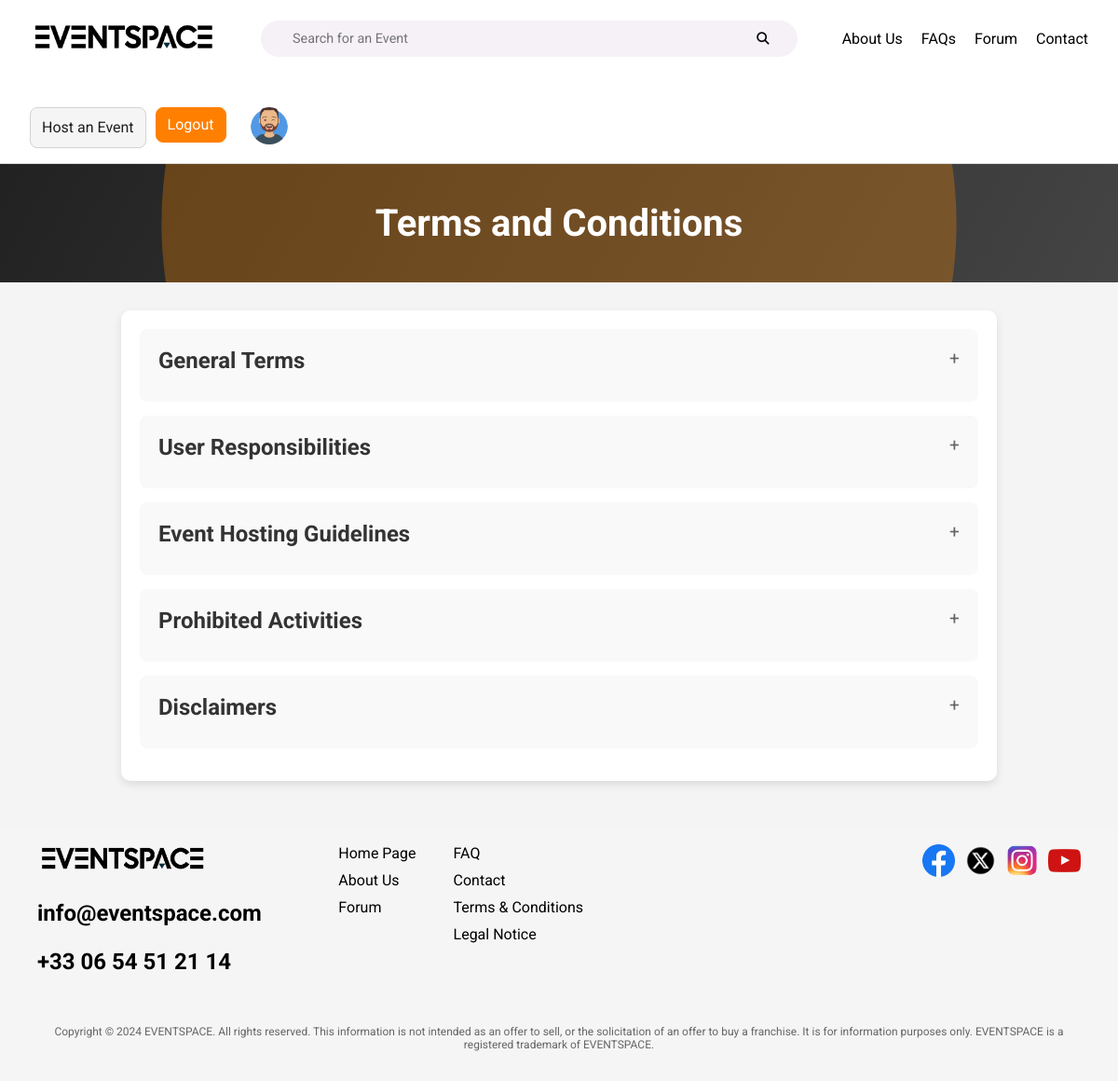
Screenshot of /server/pages/terms.php (signed in) with the database file from the repository.
### tables this page shows
CREATE TABLE `user` (
  `id` int(11) NOT NULL,
  `firstName` varchar(50) NOT NULL,
  `lastName` varchar(50) NOT NULL,
  `email` varchar(100) NOT NULL,
  `password` varchar(255) NOT NULL,
  `dateOfBirth` date DEFAULT NULL,
  `profilePicture` varchar(255) DEFAULT '../assets/users/generic-user.png',
  `accessRight` enum('admin','user') NOT NULL DEFAULT 'user'
);

CREATE TABLE `terms_conditions` (
  `id` int(11) NOT NULL,
  `title` varchar(255) NOT NULL,
  `content` text NOT NULL,
  `created_at` timestamp NOT NULL DEFAULT CURRENT_TIMESTAMP
);

### server/pages/terms.php (the view, shortened to what this page needs)
<?php
include '../db_connection.php';
$terms = [];
try {
    $query = "SELECT title, content FROM terms_conditions ORDER BY created_at ASC";
    $stmt = $conn->prepare($query);
    $stmt->execute();
    $result = $stmt->get_result();
    while ($row = $result->fetch_assoc()) {
        $terms[] = $row;
    }
} catch (mysqli_sql_exception $e) {
    die("Error fetching Terms and Conditions: " . $e->getMessage());
}
?>
<?php include_once '../components/header.php'; ?>
<main>
    <div class="terms-banner">
        <h1>Terms and Conditions</h1>
    </div>
    <div class="terms-container">
        <?php if (!empty($terms)): ?>
            <?php foreach ($terms as $term): ?>
                <div class="term">
                    <h2><?php echo htmlspecialchars($term['title']); ?></h2>
                </div>
            <?php endforeach; ?>
        <?php else: ?>
            <p>No terms and conditions available at the moment.</p>
        <?php endif; ?>
    </div>
</main>
<?php include_once '../components/footer.php'; ?>

### server/components/navbar.php (shortened to what this page needs)
<?php
include '../db_connection.php';
$profilePicture = 'default-profile.png';
if (isset($_SESSION['user_id'])) {
    $userId = $_SESSION['user_id'];
    $query = "SELECT profilePicture FROM user WHERE id = ?";
    $stmt = $conn->prepare($query);
    $stmt->bind_param("i", $userId);
    $stmt->execute();
    $result = $stmt->get_result();
    if ($result->num_rows > 0) {
        $user = $result->fetch_assoc();
        $profilePicture = htmlspecialchars($user['profilePicture']);
    }
}
?>
<!DOCTYPE html>
<html lang="en">
<head>
</head>
<body>
    <nav class="navbar">
        <a href="home.php" class="navbar-logo">
            <img src="../assets/logo-black.png" alt="Logo">
        </a>
        <form class="navbar-search" action="search.php" method="GET">
            <input type="text" name="search" placeholder="Search for an Event">
            <button type="submit" class="search-button">
                <i class="fa-solid fa-magnifying-glass"></i>
            </button>
        </form>
        <ul class="navbar-links">
            <li><a href="about.php">About Us</a></li>
            <li><a href="faq.php">FAQs</a></li>
            <li><a href="forum.php">Forum</a></li>
            <li><a href="contact.php">Contact</a></li>
        </ul>
        <div class="navbar-buttons">
            <button class="btn" onclick="window.location.href='host.php'">Host an Event</button>
            <?php if (isset($_SESSION['user_id'])): ?>
                <form action="logout.php" method="POST" style="display:inline;">
                    <button type="submit" class="btn btn-primary">Logout</button>
                </form>
            <?php else: ?>
                <button class="btn btn-primary" onclick="window.location.href='login.php'">Login</button>
            <?php endif; ?>
            <?php if (isset($_SESSION['user_id'])): ?>
                <a href="user-profile.php">
                    <img src="<?php echo "../assets/users/" .  $profilePicture; ?>" alt="Profile" class="nav-profile">
                </a>
            <?php endif; ?>
        </div>
    </nav>
</body>
</html>

### server/styles/common.css (style rules this page uses)
body { margin: 0; padding: 0; }
:root { --primary-color: #ff7f00; --primary-color-hover: #e67300; --primary-color-active: #cc6600; --border-color: #d3d3d3; --border-color-hover: #c6c6c6; --border-color-active: #8a8a8a; }
* { font-family: "Roboto", sans-serif; }
.btn { display: inline-block; font-weight: 400; color: #1e1e1e; background-color: #f5f5f5; border: 1px solid var(--border-color); padding: 0.375rem 0.75rem; font-size: 1rem; line-height: 1.5; border-radius: 0.5rem; text-align: center; text-decoration: none; text-wrap: none; white-space: nowrap; cursor: pointer; transition: color 0.15s ease-in-out, background-color 0.15s ease-in-out, border-color 0.15s ease-in-out, box-shadow 0.15s ease-in-out; }
.btn-primary { color: #fff; background-color: var(--primary-color); border-color: var(--primary-color); }
.nav-profile { width: 40px; height: 40px; border-radius: 50%; object-fit: cover; margin-left: 1em; }

### server/styles/navbar.css (style rules this page uses)
.navbar { position: sticky; top: 0; z-index: 1000; display: flex; flex-wrap: wrap; align-items: center; justify-content: space-between; padding: 1em 2em; background-color: white; border-bottom: 1px solid #ddd; gap: 3em; }
.navbar-logo img { width: 200px; height: auto; }
.navbar-search { display: flex; align-items: center; background-color: #f5f1f7; border-radius: 20px; padding: 0.35em 1.5em; flex-grow: 1; }
.navbar-search input { flex-grow: 1; border: none; background: transparent; outline: none; padding: 5px 10px; font-size: 0.9rem; }
.navbar-search .search-button { background: transparent; border: none; cursor: pointer; }
.navbar-links { list-style: none; display: flex; gap: 20px; white-space: nowrap; padding-left: 0; }
.navbar-links li a { text-decoration: none; color: black; font-size: 1rem; }
.navbar-buttons { display: flex; gap: 10px; }

### server/pages/terms.php (style rules this page uses)
body { font-family: 'Roboto', sans-serif; margin: 0; padding: 0; background-color: #f4f4f4; }
.terms-banner { text-align: center; background: linear-gradient(120deg, #222, #444); color: white; padding: 40px 20px; position: relative; overflow: hidden; }
.terms-banner h1 { font-size: 2.5em; margin: 0; position: relative; z-index: 2; }
.terms-banner::after { content: ''; position: absolute; top: 0; left: 0; width: 100%; height: 100%; background: rgba(255, 136, 0, 0.3); clip-path: circle(50% at 50% 50%); animation: pulse 5s infinite; z-index: 1; }
.terms-container { max-width: 900px; margin: 30px auto; padding: 20px; background-color: white; border-radius: 10px; box-shadow: 0 4px 10px rgba(0, 0, 0, 0.1); }
.term { margin-bottom: 15px; padding: 20px; border-radius: 8px; transition: transform 0.3s, background-color 0.3s; cursor: pointer; background: #f9f9f9; position: relative; }
.term h2 { margin: 0; font-size: 1.5em; color: #333; }
.term::after { content: '+'; font-size: 1.2em; position: absolute; right: 20px; top: 20px; color: #666; transition: transform 0.3s, color 0.3s; }

### rows the page displays
user: profilePicture (picture)
terms_conditions: title "General Terms"
terms_conditions: title "User Responsibilities"
terms_conditions: title "Event Hosting Guidelines"
terms_conditions: title "Prohibited Activities"
terms_conditions: title "Disclaimers"
